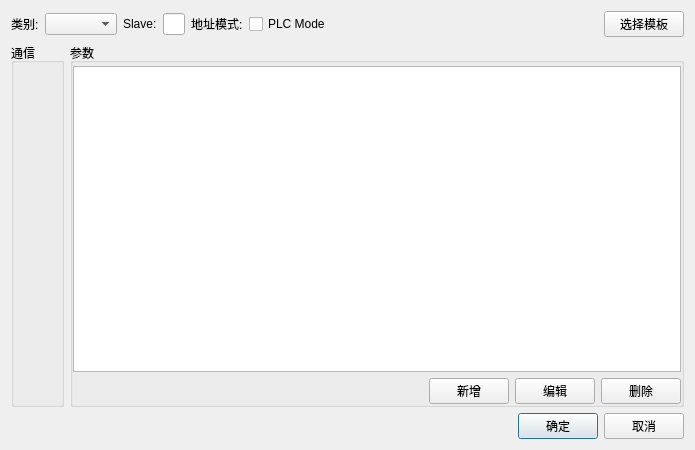
<?xml version="1.0" encoding="UTF-8"?>
<ui version="4.0">
 <class>JZModbusConfigDialogClass</class>
 <widget class="QDialog" name="JZModbusConfigDialogClass">
  <property name="geometry">
   <rect>
    <x>0</x>
    <y>0</y>
    <width>695</width>
    <height>450</height>
   </rect>
  </property>
  <property name="windowTitle">
   <string>Modbus</string>
  </property>
  <layout class="QVBoxLayout" name="verticalLayout">
   <item>
    <widget class="QWidget" name="widget" native="true">
     <layout class="QHBoxLayout" name="horizontalLayout_2">
      <property name="leftMargin">
       <number>0</number>
      </property>
      <property name="topMargin">
       <number>0</number>
      </property>
      <property name="rightMargin">
       <number>0</number>
      </property>
      <property name="bottomMargin">
       <number>0</number>
      </property>
      <item>
       <widget class="QLabel" name="label">
        <property name="text">
         <string>类别:</string>
        </property>
       </widget>
      </item>
      <item>
       <widget class="QComboBox" name="boxType"/>
      </item>
      <item>
       <widget class="QLabel" name="label_2">
        <property name="text">
         <string>Slave:</string>
        </property>
       </widget>
      </item>
      <item>
       <widget class="QLineEdit" name="lineSlave"/>
      </item>
      <item>
       <widget class="QLabel" name="label_3">
        <property name="text">
         <string>地址模式:</string>
        </property>
       </widget>
      </item>
      <item>
       <widget class="QCheckBox" name="chkPlc">
        <property name="text">
         <string>PLC Mode</string>
        </property>
       </widget>
      </item>
      <item>
       <spacer name="horizontalSpacer_2">
        <property name="orientation">
         <enum>Qt::Horizontal</enum>
        </property>
        <property name="sizeHint" stdset="0">
         <size>
          <width>604</width>
          <height>20</height>
         </size>
        </property>
       </spacer>
      </item>
      <item>
       <widget class="QPushButton" name="btnSelectTemplate">
        <property name="text">
         <string>选择模板</string>
        </property>
       </widget>
      </item>
     </layout>
    </widget>
   </item>
   <item>
    <widget class="QWidget" name="widget_2" native="true">
     <layout class="QHBoxLayout" name="horizontalLayout_3">
      <property name="leftMargin">
       <number>0</number>
      </property>
      <property name="topMargin">
       <number>0</number>
      </property>
      <property name="rightMargin">
       <number>0</number>
      </property>
      <property name="bottomMargin">
       <number>0</number>
      </property>
      <item>
       <widget class="QGroupBox" name="groupBox">
        <property name="maximumSize">
         <size>
          <width>200</width>
          <height>16777215</height>
         </size>
        </property>
        <property name="title">
         <string>通信</string>
        </property>
       </widget>
      </item>
      <item>
       <widget class="QGroupBox" name="groupBox_2">
        <property name="title">
         <string>参数</string>
        </property>
        <layout class="QVBoxLayout" name="verticalLayout_2">
         <property name="leftMargin">
          <number>0</number>
         </property>
         <property name="topMargin">
          <number>3</number>
         </property>
         <property name="rightMargin">
          <number>0</number>
         </property>
         <property name="bottomMargin">
          <number>0</number>
         </property>
         <item>
          <widget class="QTableWidget" name="tableModbus"/>
         </item>
         <item>
          <widget class="QWidget" name="widget_4" native="true">
           <layout class="QHBoxLayout" name="horizontalLayout_4">
            <property name="leftMargin">
             <number>0</number>
            </property>
            <property name="topMargin">
             <number>0</number>
            </property>
            <property name="rightMargin">
             <number>0</number>
            </property>
            <property name="bottomMargin">
             <number>0</number>
            </property>
            <item>
             <spacer name="horizontalSpacer_3">
              <property name="orientation">
               <enum>Qt::Horizontal</enum>
              </property>
              <property name="sizeHint" stdset="0">
               <size>
                <width>307</width>
                <height>20</height>
               </size>
              </property>
             </spacer>
            </item>
            <item>
             <widget class="QPushButton" name="btnAdd">
              <property name="text">
               <string>新增</string>
              </property>
              <property name="autoDefault">
               <bool>false</bool>
              </property>
             </widget>
            </item>
            <item>
             <widget class="QPushButton" name="btnEdit">
              <property name="text">
               <string>编辑</string>
              </property>
              <property name="autoDefault">
               <bool>false</bool>
              </property>
             </widget>
            </item>
            <item>
             <widget class="QPushButton" name="btnRemove">
              <property name="text">
               <string>删除</string>
              </property>
              <property name="autoDefault">
               <bool>false</bool>
              </property>
             </widget>
            </item>
           </layout>
          </widget>
         </item>
        </layout>
       </widget>
      </item>
     </layout>
    </widget>
   </item>
   <item>
    <widget class="QWidget" name="widget_3" native="true">
     <layout class="QHBoxLayout" name="horizontalLayout">
      <property name="leftMargin">
       <number>0</number>
      </property>
      <property name="topMargin">
       <number>0</number>
      </property>
      <property name="rightMargin">
       <number>0</number>
      </property>
      <property name="bottomMargin">
       <number>0</number>
      </property>
      <item>
       <spacer name="horizontalSpacer">
        <property name="orientation">
         <enum>Qt::Horizontal</enum>
        </property>
        <property name="sizeHint" stdset="0">
         <size>
          <width>443</width>
          <height>20</height>
         </size>
        </property>
       </spacer>
      </item>
      <item>
       <widget class="QPushButton" name="btnOk">
        <property name="text">
         <string>确定</string>
        </property>
        <property name="default">
         <bool>true</bool>
        </property>
       </widget>
      </item>
      <item>
       <widget class="QPushButton" name="btnCancel">
        <property name="text">
         <string>取消</string>
        </property>
       </widget>
      </item>
     </layout>
    </widget>
   </item>
  </layout>
 </widget>
 <layoutdefault spacing="6" margin="11"/>
 <resources/>
 <connections/>
</ui>
